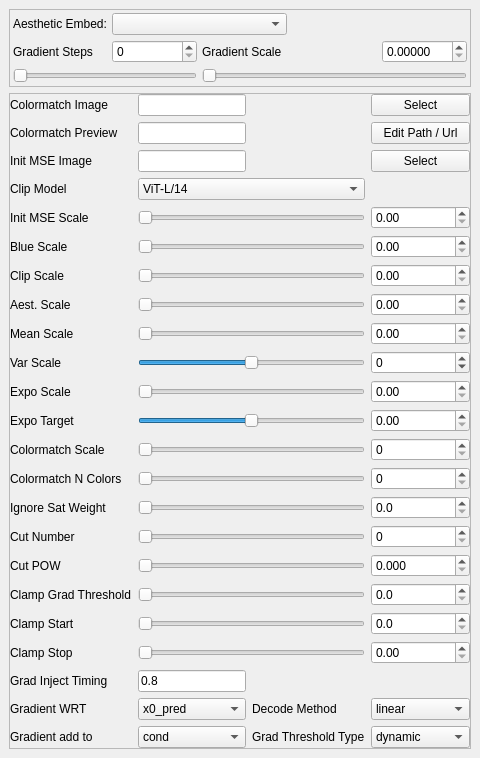
                <widget class="QDockWidget" name="dockWidget_6">
                 <widget class="QWidget" name="dockWidgetContents_7">
                  <layout class="QVBoxLayout" name="verticalLayout_10">
                   <item>
                    <widget class="QFrame" name="frame_5">
                     <property name="frameShape">
                      <enum>QFrame::StyledPanel</enum>
                     </property>
                     <property name="frameShadow">
                      <enum>QFrame::Raised</enum>
                     </property>
                     <layout class="QGridLayout" name="gridLayout_6">
                      <property name="leftMargin">
                       <number>3</number>
                      </property>
                      <property name="topMargin">
                       <number>3</number>
                      </property>
                      <property name="rightMargin">
                       <number>3</number>
                      </property>
                      <property name="bottomMargin">
                       <number>3</number>
                      </property>
                      <property name="spacing">
                       <number>5</number>
                      </property>
                      <item row="0" column="0">
                       <widget class="QLabel" name="label_12">
                        <property name="text">
                         <string>Aesthetic Embed:</string>
                        </property>
                       </widget>
                      </item>
                      <item row="1" column="2" colspan="2">
                       <widget class="QLabel" name="label_18">
                        <property name="text">
                         <string>Gradient Scale</string>
                        </property>
                       </widget>
                      </item>
                      <item row="1" column="1">
                       <widget class="QSpinBox" name="gradient_steps">
                        <property name="maximum">
                         <number>100</number>
                        </property>
                       </widget>
                      </item>
                      <item row="1" column="0">
                       <widget class="QLabel" name="label_22">
                        <property name="text">
                         <string>Gradient Steps</string>
                        </property>
                       </widget>
                      </item>
                      <item row="1" column="4">
                       <widget class="QDoubleSpinBox" name="gradient_scale">
                        <property name="decimals">
                         <number>5</number>
                        </property>
                        <property name="maximum">
                         <double>0.000050000000000</double>
                        </property>
                        <property name="singleStep">
                         <double>0.000001000000000</double>
                        </property>
                       </widget>
                      </item>
                      <item row="2" column="0" colspan="2">
                       <widget class="QSlider" name="gradient_steps_slider">
                        <property name="maximum">
                         <number>100</number>
                        </property>
                        <property name="orientation">
                         <enum>Qt::Horizontal</enum>
                        </property>
                       </widget>
                      </item>
                      <item row="2" column="2" colspan="3">
                       <widget class="QSlider" name="gradient_scale_slider">
                        <property name="maximum">
                         <number>500000</number>
                        </property>
                        <property name="orientation">
                         <enum>Qt::Horizontal</enum>
                        </property>
                       </widget>
                      </item>
                      <item row="0" column="1" colspan="2">
                       <widget class="QComboBox" name="aesthetic_embedding"/>
                      </item>
                     </layout>
                    </widget>
                   </item>
                   <item>
                    <widget class="QFrame" name="aesthetic_values">
                     <property name="sizePolicy">
                      <sizepolicy hsizetype="Expanding" vsizetype="Preferred">
                       <horstretch>0</horstretch>
                       <verstretch>0</verstretch>
                      </sizepolicy>
                     </property>
                     <property name="minimumSize">
                      <size>
                       <width>400</width>
                       <height>0</height>
                      </size>
                     </property>
                     <property name="frameShape">
                      <enum>QFrame::StyledPanel</enum>
                     </property>
                     <property name="frameShadow">
                      <enum>QFrame::Raised</enum>
                     </property>
                     <layout class="QGridLayout" name="gridLayout_7">
                      <property name="leftMargin">
                       <number>0</number>
                      </property>
                      <property name="topMargin">
                       <number>0</number>
                      </property>
                      <property name="rightMargin">
                       <number>0</number>
                      </property>
                      <property name="bottomMargin">
                       <number>0</number>
                      </property>
                      <item row="3" column="4">
                       <widget class="QPushButton" name="pushButton_2">
                        <property name="text">
                         <string>Edit Path / Url</string>
                        </property>
                       </widget>
                      </item>
                      <item row="27" column="4">
                       <widget class="QComboBox" name="grad_threshold_type">
                        <item>
                         <property name="text">
                          <string>dynamic</string>
                         </property>
                        </item>
                        <item>
                         <property name="text">
                          <string>static</string>
                         </property>
                        </item>
                        <item>
                         <property name="text">
                          <string>mean</string>
                         </property>
                        </item>
                        <item>
                         <property name="text">
                          <string>schedule</string>
                         </property>
                        </item>
                       </widget>
                      </item>
                      <item row="24" column="0">
                       <widget class="QLabel" name="Clamp_3">
                        <property name="text">
                         <string>Clamp Stop</string>
                        </property>
                       </widget>
                      </item>
                      <item row="3" column="0">
                       <widget class="QLabel" name="label_30">
                        <property name="text">
                         <string>Colormatch Preview</string>
                        </property>
                       </widget>
                      </item>
                      <item row="8" column="0">
                       <widget class="QLabel" name="label_68">
                        <property name="text">
                         <string>Clip Scale</string>
                        </property>
                       </widget>
                      </item>
                      <item row="21" column="2" colspan="2">
                       <widget class="QSlider" name="cut_pow_slider">
                        <property name="maximum">
                         <number>1000</number>
                        </property>
                        <property name="value">
                         <number>0</number>
                        </property>
                        <property name="orientation">
                         <enum>Qt::Horizontal</enum>
                        </property>
                       </widget>
                      </item>
                      <item row="23" column="2" colspan="2">
                       <widget class="QSlider" name="clamp_start_slider">
                        <property name="maximum">
                         <number>10</number>
                        </property>
                        <property name="value">
                         <number>0</number>
                        </property>
                        <property name="orientation">
                         <enum>Qt::Horizontal</enum>
                        </property>
                       </widget>
                      </item>
                      <item row="14" column="4">
                       <widget class="QDoubleSpinBox" name="colormatch_scale">
                        <property name="decimals">
                         <number>0</number>
                        </property>
                        <property name="maximum">
                         <double>1000.000000000000000</double>
                        </property>
                       </widget>
                      </item>
                      <item row="18" column="4">
                       <widget class="QSpinBox" name="colormatch_n_colors">
                        <property name="maximum">
                         <number>20</number>
                        </property>
                       </widget>
                      </item>
                      <item row="11" column="4">
                       <widget class="QDoubleSpinBox" name="var_scale">
                        <property name="decimals">
                         <number>0</number>
                        </property>
                        <property name="minimum">
                         <double>-300.000000000000000</double>
                        </property>
                        <property name="maximum">
                         <double>300.000000000000000</double>
                        </property>
                       </widget>
                      </item>
                      <item row="23" column="4">
                       <widget class="QDoubleSpinBox" name="clamp_start">
                        <property name="decimals">
                         <number>1</number>
                        </property>
                        <property name="maximum">
                         <double>1.000000000000000</double>
                        </property>
                        <property name="singleStep">
                         <double>0.100000000000000</double>
                        </property>
                       </widget>
                      </item>
                      <item row="24" column="4">
                       <widget class="QDoubleSpinBox" name="clamp_stop">
                        <property name="maximum">
                         <double>1.000000000000000</double>
                        </property>
                        <property name="singleStep">
                         <double>0.010000000000000</double>
                        </property>
                       </widget>
                      </item>
                      <item row="12" column="2" colspan="2">
                       <widget class="QSlider" name="exposure_scale_slider">
                        <property name="maximum">
                         <number>500</number>
                        </property>
                        <property name="value">
                         <number>0</number>
                        </property>
                        <property name="orientation">
                         <enum>Qt::Horizontal</enum>
                        </property>
                       </widget>
                      </item>
                      <item row="14" column="0">
                       <widget class="QLabel" name="label_28">
                        <property name="text">
                         <string>Colormatch Scale</string>
                        </property>
                       </widget>
                      </item>
                      <item row="22" column="4">
                       <widget class="QDoubleSpinBox" name="clamp_grad_threshold">
                        <property name="decimals">
                         <number>1</number>
                        </property>
                        <property name="maximum">
                         <double>1.000000000000000</double>
                        </property>
                        <property name="singleStep">
                         <double>0.100000000000000</double>
                        </property>
                       </widget>
                      </item>
                      <item row="5" column="0">
                       <widget class="QLabel" name="label_58">
                        <property name="text">
                         <string>Clip Model</string>
                        </property>
                       </widget>
                      </item>
                      <item row="27" column="3">
                       <widget class="QLabel" name="label_61">
                        <property name="text">
                         <string>Grad Threshold Type</string>
                        </property>
                       </widget>
                      </item>
                      <item row="22" column="2" colspan="2">
                       <widget class="QSlider" name="clamp_grad_threshold_slider">
                        <property name="maximum">
                         <number>10</number>
                        </property>
                        <property name="value">
                         <number>0</number>
                        </property>
                        <property name="orientation">
                         <enum>Qt::Horizontal</enum>
                        </property>
                       </widget>
                      </item>
                      <item row="9" column="4">
                       <widget class="QDoubleSpinBox" name="aesthetics_scale"/>
                      </item>
                      <item row="13" column="2" colspan="2">
                       <widget class="QSlider" name="exposure_target_slider">
                        <property name="minimum">
                         <number>-10</number>
                        </property>
                        <property name="maximum">
                         <number>10</number>
                        </property>
                        <property name="value">
                         <number>0</number>
                        </property>
                        <property name="orientation">
                         <enum>Qt::Horizontal</enum>
                        </property>
                       </widget>
                      </item>
                      <item row="13" column="4">
                       <widget class="QDoubleSpinBox" name="exposure_target">
                        <property name="maximum">
                         <double>1.000000000000000</double>
                        </property>
                        <property name="singleStep">
                         <double>0.010000000000000</double>
                        </property>
                       </widget>
                      </item>
                      <item row="5" column="2" colspan="2">
                       <widget class="QComboBox" name="clip_name">
                        <item>
                         <property name="text">
                          <string>ViT-L/14</string>
                         </property>
                        </item>
                        <item>
                         <property name="text">
                          <string>ViT-L/14@336px</string>
                         </property>
                        </item>
                        <item>
                         <property name="text">
                          <string>ViT-B/16</string>
                         </property>
                        </item>
                        <item>
                         <property name="text">
                          <string>ViT-B/32</string>
                         </property>
                        </item>
                       </widget>
                      </item>
                      <item row="2" column="2">
                       <widget class="QLineEdit" name="colormatch_image"/>
                      </item>
                      <item row="26" column="3">
                       <widget class="QLabel" name="label_3">
                        <property name="text">
                         <string>Decode Method</string>
                        </property>
                       </widget>
                      </item>
                      <item row="25" column="0">
                       <widget class="QLabel" name="Clamp_4">
                        <property name="text">
                         <string>Grad Inject Timing</string>
                        </property>
                       </widget>
                      </item>
                      <item row="20" column="4">
                       <widget class="QSpinBox" name="cutn">
                        <property name="maximum">
                         <number>100</number>
                        </property>
                       </widget>
                      </item>
                      <item row="19" column="2" colspan="2">
                       <widget class="QSlider" name="ignore_sat_weight_slider">
                        <property name="maximum">
                         <number>100</number>
                        </property>
                        <property name="value">
                         <number>0</number>
                        </property>
                        <property name="orientation">
                         <enum>Qt::Horizontal</enum>
                        </property>
                       </widget>
                      </item>
                      <item row="24" column="2" colspan="2">
                       <widget class="QSlider" name="clamp_stop_slider">
                        <property name="maximum">
                         <number>100</number>
                        </property>
                        <property name="value">
                         <number>0</number>
                        </property>
                        <property name="orientation">
                         <enum>Qt::Horizontal</enum>
                        </property>
                       </widget>
                      </item>
                      <item row="20" column="0">
                       <widget class="QLabel" name="label_33">
                        <property name="text">
                         <string>Cut Number</string>
                        </property>
                       </widget>
                      </item>
                      <item row="26" column="4">
                       <widget class="QComboBox" name="decode_method">
                        <item>
                         <property name="text">
                          <string>linear</string>
                         </property>
                        </item>
                        <item>
                         <property name="text">
                          <string>None</string>
                         </property>
                        </item>
                        <item>
                         <property name="text">
                          <string>autoencoder</string>
                         </property>
                        </item>
                       </widget>
                      </item>
                      <item row="12" column="4">
                       <widget class="QDoubleSpinBox" name="exposure_scale">
                        <property name="maximum">
                         <double>50.000000000000000</double>
                        </property>
                        <property name="singleStep">
                         <double>0.010000000000000</double>
                        </property>
                       </widget>
                      </item>
                      <item row="21" column="4">
                       <widget class="QDoubleSpinBox" name="cut_pow">
                        <property name="decimals">
                         <number>3</number>
                        </property>
                        <property name="maximum">
                         <double>1.000000000000000</double>
                        </property>
                        <property name="singleStep">
                         <double>0.001000000000000</double>
                        </property>
                       </widget>
                      </item>
                      <item row="3" column="2">
                       <widget class="QLineEdit" name="lineEdit_2"/>
                      </item>
                      <item row="4" column="4">
                       <widget class="QPushButton" name="select_mse_init">
                        <property name="text">
                         <string>Select</string>
                        </property>
                       </widget>
                      </item>
                      <item row="8" column="4">
                       <widget class="QDoubleSpinBox" name="clip_scale"/>
                      </item>
                      <item row="10" column="2" colspan="2">
                       <widget class="QSlider" name="mean_scale_slider">
                        <property name="maximum">
                         <number>500</number>
                        </property>
                        <property name="value">
                         <number>0</number>
                        </property>
                        <property name="orientation">
                         <enum>Qt::Horizontal</enum>
                        </property>
                       </widget>
                      </item>
                      <item row="8" column="2" colspan="2">
                       <widget class="QSlider" name="clip_scale_slider">
                        <property name="maximum">
                         <number>1000</number>
                        </property>
                        <property name="value">
                         <number>0</number>
                        </property>
                        <property name="orientation">
                         <enum>Qt::Horizontal</enum>
                        </property>
                       </widget>
                      </item>
                      <item row="10" column="4">
                       <widget class="QDoubleSpinBox" name="mean_scale">
                        <property name="maximum">
                         <double>50.000000000000000</double>
                        </property>
                        <property name="singleStep">
                         <double>0.010000000000000</double>
                        </property>
                       </widget>
                      </item>
                      <item row="10" column="0">
                       <widget class="QLabel" name="label_23">
                        <property name="text">
                         <string>Mean Scale</string>
                        </property>
                       </widget>
                      </item>
                      <item row="18" column="2" colspan="2">
                       <widget class="QSlider" name="colormatch_n_colors_slider">
                        <property name="maximum">
                         <number>20</number>
                        </property>
                        <property name="orientation">
                         <enum>Qt::Horizontal</enum>
                        </property>
                       </widget>
                      </item>
                      <item row="2" column="0">
                       <widget class="QLabel" name="label_29">
                        <property name="text">
                         <string>Colormatch Image</string>
                        </property>
                       </widget>
                      </item>
                      <item row="6" column="0">
                       <widget class="QLabel" name="label_57">
                        <property name="text">
                         <string>Init MSE Scale</string>
                        </property>
                       </widget>
                      </item>
                      <item row="4" column="0">
                       <widget class="QLabel" name="label_16">
                        <property name="text">
                         <string>Init MSE Image</string>
                        </property>
                       </widget>
                      </item>
                      <item row="11" column="0">
                       <widget class="QLabel" name="label_25">
                        <property name="text">
                         <string>Var Scale</string>
                        </property>
                       </widget>
                      </item>
                      <item row="2" column="4">
                       <widget class="QPushButton" name="select_color_match_image">
                        <property name="text">
                         <string>Select</string>
                        </property>
                       </widget>
                      </item>
                      <item row="19" column="0">
                       <widget class="QLabel" name="label_32">
                        <property name="text">
                         <string>Ignore Sat Weight</string>
                        </property>
                       </widget>
                      </item>
                      <item row="27" column="2">
                       <widget class="QComboBox" name="gradient_add_to">
                        <item>
                         <property name="text">
                          <string>cond</string>
                         </property>
                        </item>
                        <item>
                         <property name="text">
                          <string>uncond</string>
                         </property>
                        </item>
                        <item>
                         <property name="text">
                          <string>both</string>
                         </property>
                        </item>
                       </widget>
                      </item>
                      <item row="11" column="2" colspan="2">
                       <widget class="QSlider" name="var_scale_slider">
                        <property name="minimum">
                         <number>-300</number>
                        </property>
                        <property name="maximum">
                         <number>300</number>
                        </property>
                        <property name="value">
                         <number>0</number>
                        </property>
                        <property name="orientation">
                         <enum>Qt::Horizontal</enum>
                        </property>
                       </widget>
                      </item>
                      <item row="26" column="2">
                       <widget class="QComboBox" name="gradient_wrt">
                        <item>
                         <property name="text">
                          <string>x0_pred</string>
                         </property>
                        </item>
                        <item>
                         <property name="text">
                          <string>x</string>
                         </property>
                        </item>
                       </widget>
                      </item>
                      <item row="27" column="0">
                       <widget class="QLabel" name="label_60">
                        <property name="text">
                         <string>Gradient add to</string>
                        </property>
                       </widget>
                      </item>
                      <item row="9" column="2" colspan="2">
                       <widget class="QSlider" name="aesthetics_scale_slider">
                        <property name="maximum">
                         <number>1000</number>
                        </property>
                        <property name="value">
                         <number>0</number>
                        </property>
                        <property name="orientation">
                         <enum>Qt::Horizontal</enum>
                        </property>
                       </widget>
                      </item>
                      <item row="19" column="4">
                       <widget class="QDoubleSpinBox" name="ignore_sat_weight">
                        <property name="decimals">
                         <number>1</number>
                        </property>
                        <property name="maximum">
                         <double>10.000000000000000</double>
                        </property>
                        <property name="singleStep">
                         <double>0.100000000000000</double>
                        </property>
                       </widget>
                      </item>
                      <item row="22" column="0">
                       <widget class="QLabel" name="Clamp">
                        <property name="text">
                         <string>Clamp Grad Threshold</string>
                        </property>
                       </widget>
                      </item>
                      <item row="12" column="0">
                       <widget class="QLabel" name="label_26">
                        <property name="text">
                         <string>Expo Scale</string>
                        </property>
                       </widget>
                      </item>
                      <item row="20" column="2" colspan="2">
                       <widget class="QSlider" name="cutn_slider">
                        <property name="maximum">
                         <number>100</number>
                        </property>
                        <property name="orientation">
                         <enum>Qt::Horizontal</enum>
                        </property>
                       </widget>
                      </item>
                      <item row="13" column="0">
                       <widget class="QLabel" name="label_27">
                        <property name="text">
                         <string>Expo Target</string>
                        </property>
                       </widget>
                      </item>
                      <item row="21" column="0">
                       <widget class="QLabel" name="label_34">
                        <property name="text">
                         <string>Cut POW</string>
                        </property>
                       </widget>
                      </item>
                      <item row="18" column="0">
                       <widget class="QLabel" name="label_31">
                        <property name="text">
                         <string>Colormatch N Colors</string>
                        </property>
                       </widget>
                      </item>
                      <item row="25" column="2">
                       <widget class="QLineEdit" name="grad_inject_timing">
                        <property name="text">
                         <string>0.8</string>
                        </property>
                       </widget>
                      </item>
                      <item row="26" column="0">
                       <widget class="QLabel" name="label_59">
                        <property name="text">
                         <string>Gradient WRT</string>
                        </property>
                       </widget>
                      </item>
                      <item row="4" column="2">
                       <widget class="QLineEdit" name="init_mse_image"/>
                      </item>
                      <item row="9" column="0">
                       <widget class="QLabel" name="label_69">
                        <property name="text">
                         <string>Aest. Scale</string>
                        </property>
                       </widget>
                      </item>
                      <item row="23" column="0">
                       <widget class="QLabel" name="Clamp_2">
                        <property name="text">
                         <string>Clamp Start</string>
                        </property>
                       </widget>
                      </item>
                      <item row="14" column="2" colspan="2">
                       <widget class="QSlider" name="colormatch_scale_slider">
                        <property name="maximum">
                         <number>1000</number>
                        </property>
                        <property name="value">
                         <number>0</number>
                        </property>
                        <property name="orientation">
                         <enum>Qt::Horizontal</enum>
                        </property>
                       </widget>
                      </item>
                      <item row="7" column="0">
                       <widget class="QLabel" name="label_70">
                        <property name="text">
                         <string>Blue Scale</string>
                        </property>
                       </widget>
                      </item>
                      <item row="7" column="2" colspan="2">
                       <widget class="QSlider" name="blue_scale_slider">
                        <property name="orientation">
                         <enum>Qt::Horizontal</enum>
                        </property>
                       </widget>
                      </item>
                      <item row="6" column="2" colspan="2">
                       <widget class="QSlider" name="init_mse_scale_slider">
                        <property name="orientation">
                         <enum>Qt::Horizontal</enum>
                        </property>
                       </widget>
                      </item>
                      <item row="6" column="4">
                       <widget class="QDoubleSpinBox" name="init_mse_scale"/>
                      </item>
                      <item row="7" column="4">
                       <widget class="QDoubleSpinBox" name="blue_scale"/>
                      </item>
                     </layout>
                    </widget>
                   </item>
                  </layout>
                 </widget>
                </widget>
